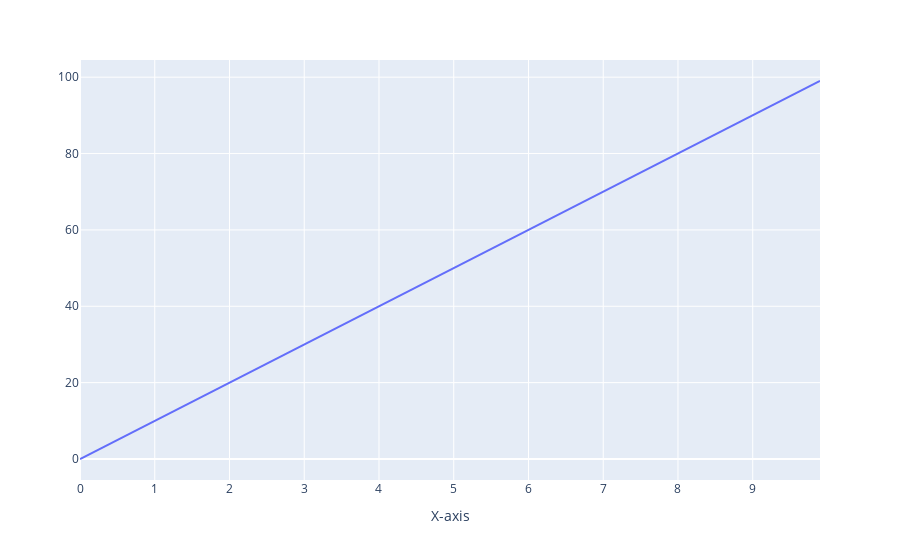

Notebook source saved alongside this figure:
### Code cell
px.line(x,y,labels = {"x":"X-axis","index":"Y-axis"})

### Figure 1 — Plotly figure (JSON) as saved in the notebook; plotly's stock layout.template omitted (floating-point values rounded to 4 significant figures)
{"data": [{"hovertemplate": "X-axis=%{x}<extra></extra>", "legendgroup": "", "line": {"color": "#636efa", "dash": "solid"}, "mode": "lines", "name": "", "showlegend": false, "type": "scatter", "x": [0, 0.1, 0.2, 0.3, 0.4, 0.5, 0.6, 0.7, 0.8, 0.9, 1, 1.1, 1.2, 1.3, 1.4, 1.5, 1.6, 1.7, 1.8, 1.9, 2, 2.1, 2.2, 2.3, 2.4, 2.5, 2.6, 2.7, 2.8, 2.9, 3, 3.1, 3.2, 3.3, 3.4, 3.5, 3.6, 3.7, 3.8, 3.9, 4, 4.1, 4.2, 4.3, 4.4, 4.5, 4.6, 4.7, 4.8, 4.9, 5, 5.1, 5.2, 5.3, 5.4, 5.5, 5.6, 5.7, 5.8, 5.9, 6, 6.1, 6.2, 6.3, 6.4, 6.5, 6.6, 6.7, 6.8, 6.9, 7, 7.1, 7.2, 7.3, 7.4, 7.5, 7.6, 7.7, 7.8, 7.9, 8, 8.1, 8.2, 8.3, 8.4, 8.5, 8.6, 8.7, 8.8, 8.9, 9, 9.1, 9.2, 9.3, 9.4, 9.5, 9.6, 9.7, 9.8, 9.9], "xaxis": "x", "yaxis": "y"}], "layout": {"legend": {"tracegroupgap": 0}, "margin": {"t": 60}, "xaxis": {"anchor": "y", "domain": [0, 1], "title": {"text": "X-axis"}}, "yaxis": {"anchor": "x", "domain": [0, 1]}}}
